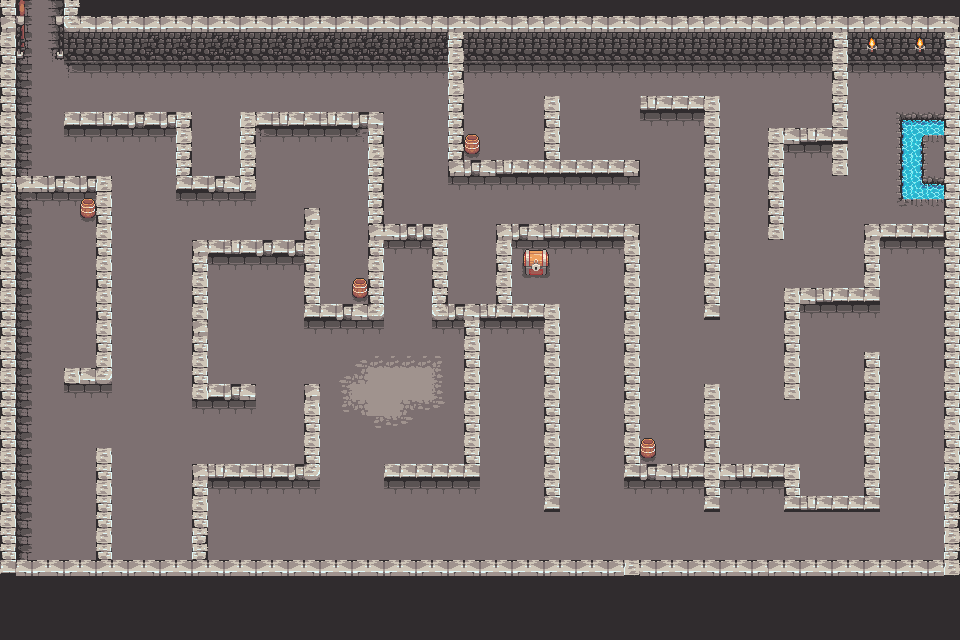

This game map was drawn from its Tiled (.tmx) file and the tilesets committed beside it. A one-line description and the trimmed map source follow:
An orthogonal 60x40 tile map with 16x16 px tiles, 6 tile layers (Floor, water, Box, Wall, ...) and 57 objects.

<map version="1.10" tiledversion="1.11.2" orientation="orthogonal" renderorder="right-down" width="60" height="40" tilewidth="16" tileheight="16" infinite="0" nextlayerid="8" nextobjectid="63">
 <tileset firstgid="1" source="alldungeon.tsx" />
 <layer id="1" name="Floor" width="60" height="40">
  <data>[2400 cells, 2399 non-empty, 52 distinct tile ids]</data>
 </layer>
 <layer id="5" name="water" width="60" height="40">
  <data>[2400 cells, 16 non-empty, 12 distinct tile ids]</data>
 </layer>
 <layer id="6" name="Box" width="60" height="40">
  <data>[2400 cells, 17 non-empty, 11 distinct tile ids]</data>
 </layer>
 <layer id="2" name="Wall" width="60" height="40">
  <data>[2400 cells, 590 non-empty, 45 distinct tile ids]</data>
 </layer>
 <layer id="4" name="Tourch" width="60" height="40">
  <data>[2400 cells, 4 non-empty, 2 distinct tile ids]</data>
 </layer>
 <layer id="3" name="Door" width="60" height="40">
  <data>[2400 cells, 7 non-empty, 7 distinct tile ids]</data>
 </layer>
 <objectgroup id="7" name="Object Layer 1">
  <object id="1" x="61" y="-1" width="19" height="63" />
  <object id="3" x="64" y="16" width="894" height="47" />
  <object id="4" x="0" y="2" width="18" height="574" />
  <object id="5" x="18" y="558" width="940" height="17" />
  <object id="6" x="97" y="448" width="16" height="110" />
  <object id="7" x="192" y="466" width="13" height="91" />
  <object id="8" x="192" y="464" width="127" height="16" />
  <object id="10" x="305" y="383" width="14" height="97" />
  <object id="11" x="21" y="174" width="89" height="20" />
  <object id="12" x="97" y="194" width="14" height="186" />
  <object id="13" x="64" y="366" width="31" height="17" />
  <object id="14" x="80" y="195" width="15" height="25" />
  <object id="15" x="64" y="112" width="128" height="15" />
  <object id="16" x="240" y="113" width="143" height="14" />
  <object id="17" x="177" y="127" width="15" height="61" />
  <object id="18" x="239" y="128" width="16" height="61" />
  <object id="19" x="193" y="173" width="45" height="17" />
  <object id="20" x="367" y="127" width="17" height="191" />
  <object id="21" x="304" y="208" width="17" height="109" />
  <object id="22" x="324" y="303" width="42" height="14" />
  <object id="23" x="192" y="239" width="112" height="15" />
  <object id="24" x="192" y="255" width="17" height="142" />
  <object id="25" x="211" y="381" width="44" height="19" />
  <object id="26" x="352" y="278" width="14" height="22" />
  <object id="27" x="448" y="63" width="16" height="113" />
  <object id="28" x="466" y="135" width="14" height="20" />
  <object id="29" x="465" y="160" width="174" height="16" />
  <object id="30" x="545" y="96" width="15" height="64" />
  <object id="31" x="640" y="95" width="79" height="14" />
  <object id="32" x="704" y="111" width="17" height="207" />
  <object id="33" x="769" y="130" width="15" height="107" />
  <object id="34" x="787" y="127" width="62" height="17" />
  <object id="35" x="833" y="62" width="15" height="111" />
  <object id="36" x="865" y="221" width="77" height="18" />
  <object id="37" x="945" y="63" width="16" height="509" />
  <object id="39" x="865" y="240" width="16" height="62" />
  <object id="40" x="783" y="287" width="83" height="15" />
  <object id="41" x="783" y="300" width="17" height="99" />
  <object id="42" x="864" y="351" width="18" height="159" />
  <object id="43" x="784" y="493" width="80" height="18" />
  <object id="44" x="784" y="462" width="16" height="32" />
  <object id="45" x="624" y="464" width="160" height="16" />
  <object id="46" x="703" y="382" width="17" height="130" />
  <object id="47" x="624" y="224" width="14" height="255" />
  <object id="48" x="641" y="437" width="15" height="23" />
  <object id="49" x="498" y="224" width="126" height="14" />
  <object id="50" x="496" y="239" width="17" height="76" />
  <object id="51" x="384" y="224" width="64" height="18" />
  <object id="52" x="432" y="244" width="17" height="75" />
  <object id="53" x="451" y="301" width="108" height="17" />
  <object id="54" x="466" y="320" width="13" height="155" />
  <object id="55" x="386" y="463" width="85" height="12" />
  <object id="56" x="543" y="319" width="18" height="191" />
  <object id="57" x="523" y="250" width="27" height="27" />
  <object id="59" x="901.148" y="116.725" width="39.9966" height="17.9577" />
  <object id="60" x="900.332" y="136.315" width="22.8552" height="63.6681" />
  <object id="61" x="925.636" y="179.577" width="17.1414" height="20.4064" />
 </objectgroup>
</map>
